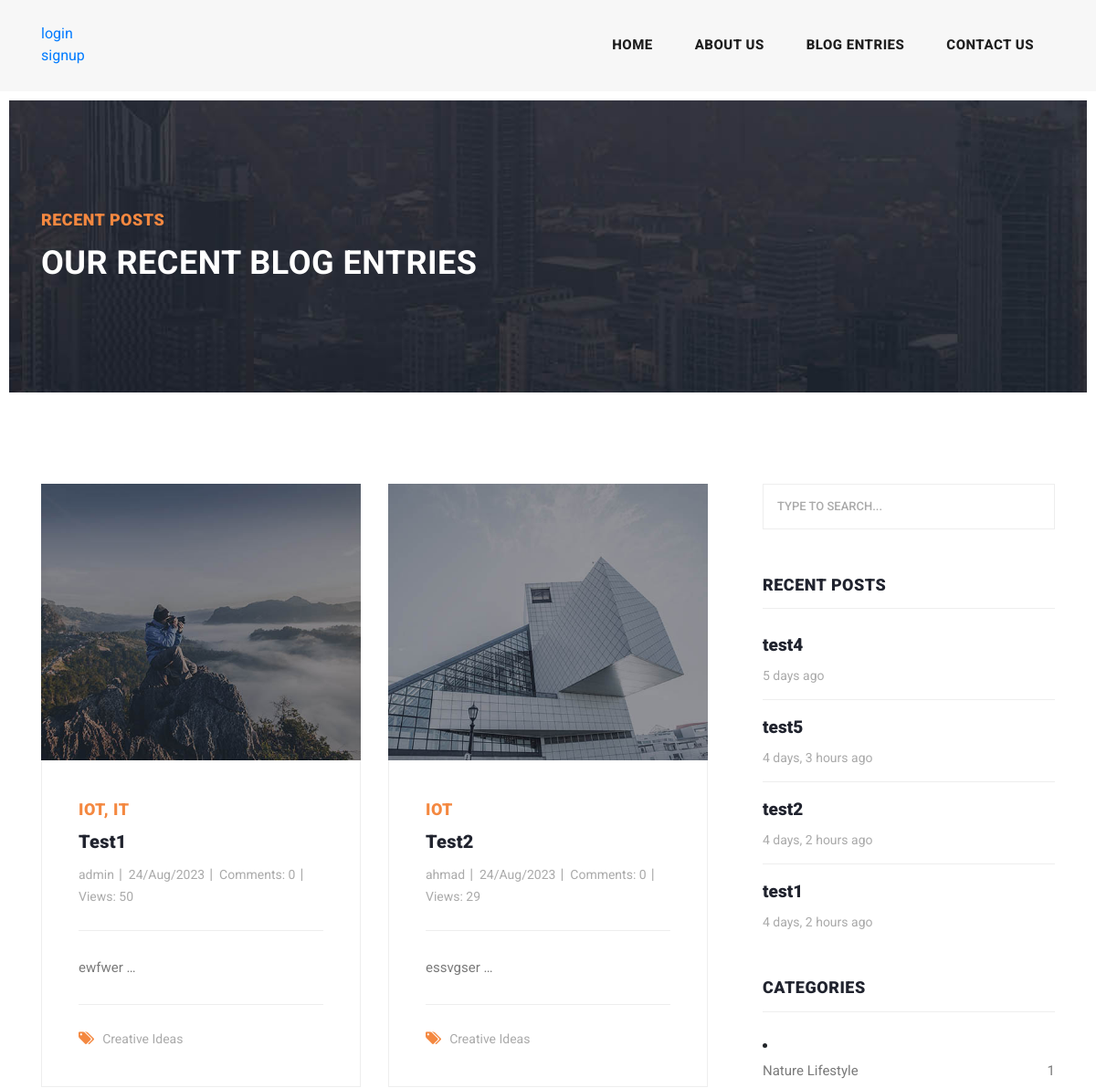
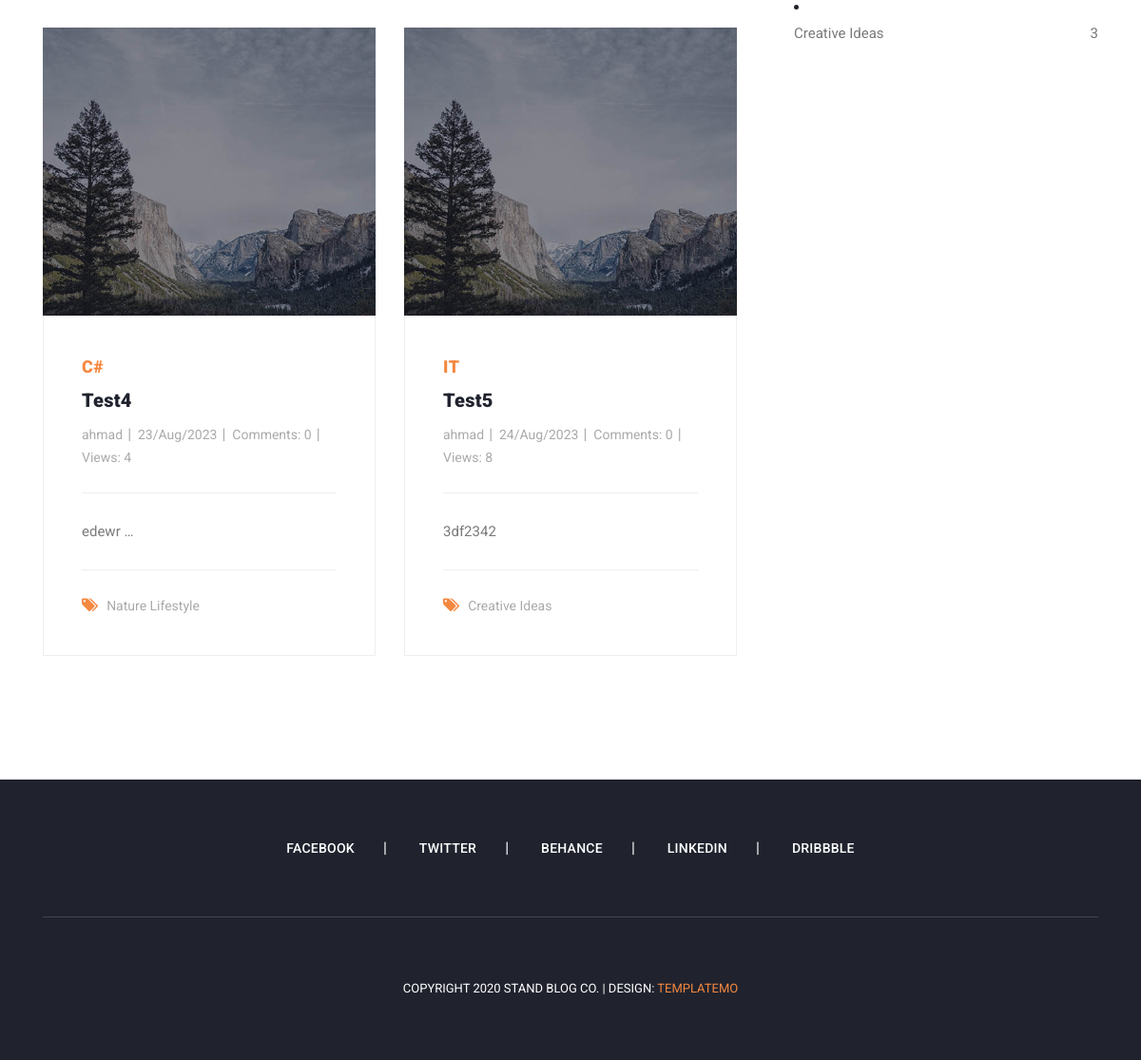
Before: /blog/search/ with the older database file (2 pictures, top to bottom).
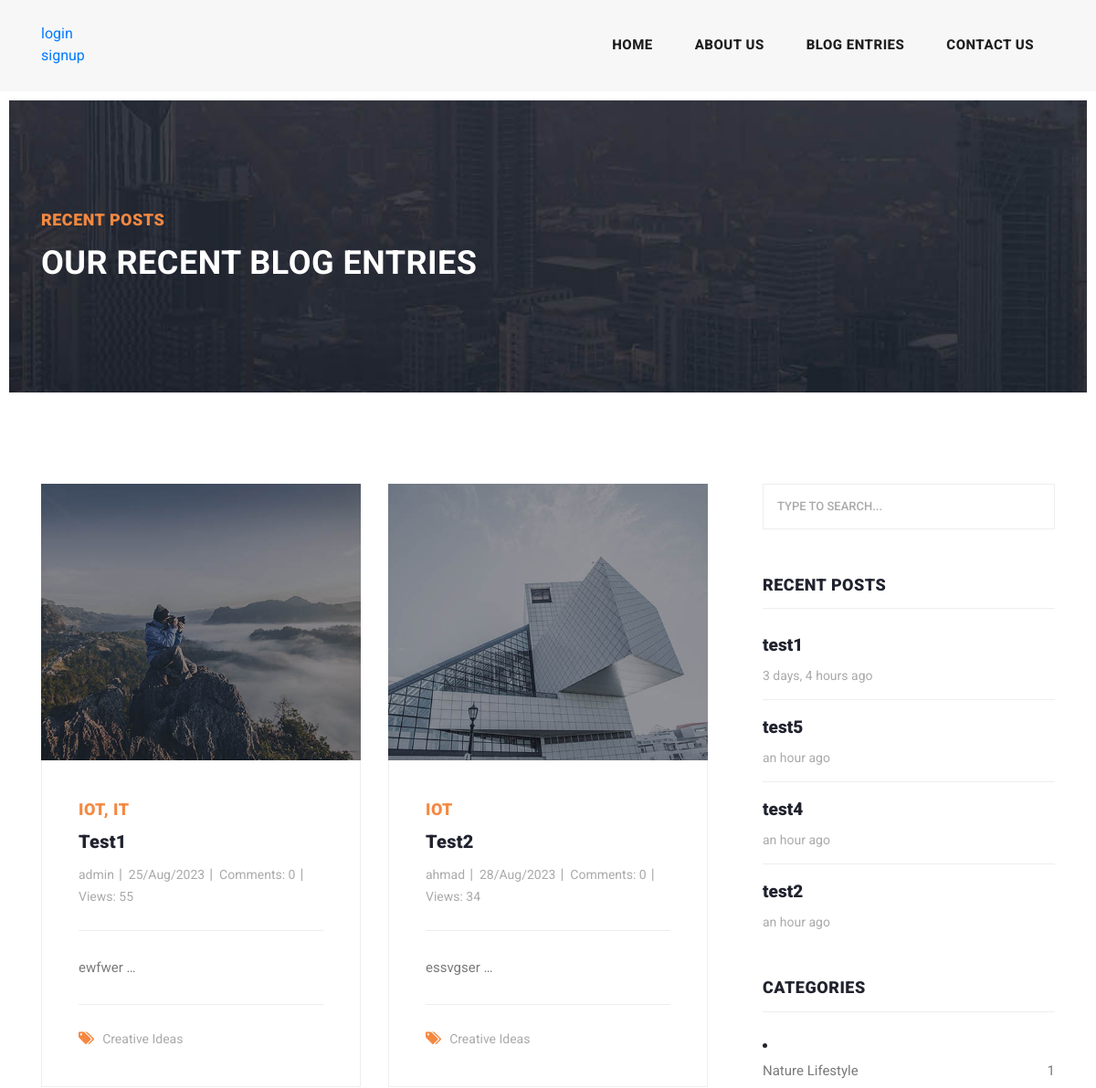
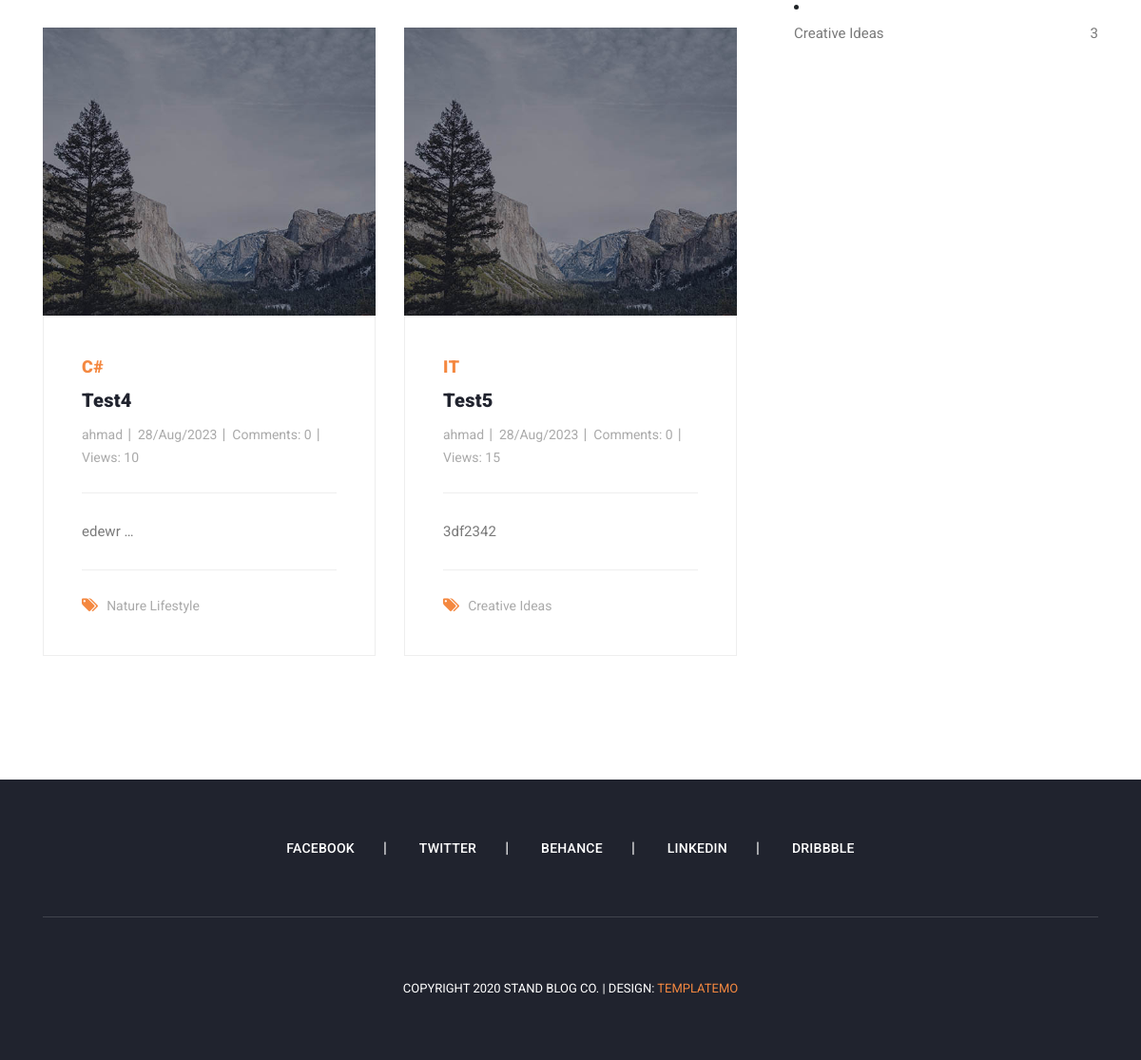
After: the same page with the newer database file (2 pictures, top to bottom).
### blog/models.py (models this page shows, shortened)
class post(models.Model):
    image = models.ImageField(upload_to='blog',default='blog/default.jpg')
    author = models.ForeignKey(User,on_delete=models.SET_NULL,null=True)
    title = models.CharField(max_length = 255)
    content = models.TextField()
    tags = TaggableManager()
    category = models.ManyToManyField(Category)
    count_views = models.IntegerField(default = 0)
    status = models.BooleanField(default = False)
    login_requier = models.BooleanField(default=False)
    published_date = models.DateTimeField(auto_now = True)
    created_date = models.DateTimeField(auto_now_add = True)
    updated_date = models.DateTimeField(auto_now = True)

class Category(models.Model) :
    name = models.CharField(max_length=255)
    def __str__(self):
        return self.name

### blog/views.py (the view)
# urls.py: path('search/',blog_search,name='search'),
def blog_search(request):
    posts = post.objects.filter(published_date__lte=timezone.now(),status = 1)
    if request.method=='GET':
        if s:= request.GET.get('s'):
            posts = posts.filter(content__contains=s)
    context = {'posts':posts}
    return render(request,'blog/blog.html',context)

### blog/templatetags/custom_tags.py (called while the page is built)
@register.inclusion_tag('recent-post.html')
def latestposts(arg=2):
    posts = post.objects.filter(status=1).order_by('published_date')[:arg]
    return {'posts':posts}

@register.inclusion_tag('categories.html')
def postcategories():
    posts = post.objects.filter(status=1)
    categories = Category.objects.all()
    cat_dict = {}
    for cat in categories:
        cat_dict[cat] = posts.filter(category=cat).count()
    return {'cat':cat_dict}

### templates/blog/blog.html (shortened to what this page needs)
{% extends 'base.html'%}
{% load static %}
{% block content%}
{% load custom_tags %}
    <div class="heading-page header-text">
      <section class="page-heading">
        <div class="container">
          <div class="row">
            <div class="col-lg-12">
              <div class="text-content">
                <h4>Recent Posts</h4>
                <h2>Our Recent Blog Entries</h2>
              </div>
            </div>
          </div>
        </div>
      </section>
    </div>
    <section class="blog-posts grid-system">
      <div class="container">
        <div class="row">
          <div class="col-lg-8">
            <div class="all-blog-posts">
              <div class="row">
                {%for post in posts%}
                <div class="col-lg-6">
                  <div class="blog-post">
                    <div class="blog-thumb">
                      <img src="{{post.image.url}}" alt="">
                    </div>
                    <div class="down-content">
                      <span>{{post.tags.all|join:", "}}</span>
                      <a href="{% url 'blog:detail' pk=post.id %}"><h4>{{post.title}}</h4></a>
                      <ul class="post-info">
                        <li><a href="{% url 'blog:author' author_username=post.author.username %}">{{post.author}}</a></li>
                        <li><a href="#">{{post.published_date|date:'d/M/Y'}}</a></li>
                        <li><a href="#">Comments: {{comments|length}}</a></li>
                        <li><a href="#">Views: {{post.count_views}}</a></li>
                      </ul>
                      {{post.content|truncatewords:1|safe}}
                      <div class="post-options">
                        <div class="row">
                          <div class="col-lg-12">
                            <ul class="post-tags">
                              <li><i class="fa fa-tags"></i></li>
                              {% for cat in post.category.all %}
								                <li><a href="{% url 'blog:category' cat_name=cat.name %}">{{cat.name}}</a>{% if not forloop.last %},{% endif %}</li>
							                {% endfor %}
                            </ul>
                          </div>
                        </div>
                      </div>
                    </div>
                  </div>
                </div>
                {% endfor %}
              </div>
            </div>
          </div>
          <div class="col-lg-4">
            <div class="sidebar">
              <div class="row">
                {% include 'blog/search.html' %}
                {% latestposts 4 %}
                {% postcategories %}
              </div>
            </div>
          </div>
        </div>
      </div>
    </section>
    {% endblock %}

### templates/base.html (shortened to what this page needs)
{% load static %}
{% load static compress %}
<!DOCTYPE html>
<html lang="en">
  <head>
    <link href="{% static 'vendor/bootstrap/css/bootstrap.min.css' %}" rel="stylesheet">
    {% compress css %}
    <link rel="stylesheet" href="{% static 'assets/css/fontawesome.css' %}">
    <link rel="stylesheet" href="{% static 'assets/css/templatemo-stand-blog.css' %}">
    <link rel="stylesheet" href="{% static 'assets/css/owl.css' %}">
    {% endcompress %}
  </head>
  <body>
    <header class="">
      <nav class="navbar navbar-expand-lg">
        <div class="container">
          <ul>
            {% if request.user.is_authenticated %}
            <li><a href="#">login as {{request.user.username}}</a>
            <li><a href="{% url 'account:logout' %}">logout</a></li>
            {% else %}
            <li><a href="{% url 'account:login' %}">login</a></li>
            <li><a href="{% url 'account:signup' %}">signup</a></li>
            {% endif %}
          </ul>
          <div class="collapse navbar-collapse" id="navbarResponsive">
            <ul class="navbar-nav ml-auto">
              <li class="nav-item">
                <a class="nav-link" href="{% url 'website:index' %}">Home
                </a>
              </li>
              <li class="nav-item">
                <a class="nav-link" href="{% url 'website:about' %}">About Us</a>
              </li>
              <li class="nav-item">
                <a class="nav-link" href="{% url 'blog:blog' %}">Blog Entries</a>
              </li>
              <li class="nav-item">
                <a class="nav-link" href="{% url 'website:contact' %}">Contact Us</a>
              </li>
            </ul>
          </div>
        </div>
      </nav>
      <div class="row">
        <div class="col-lg-12">
        </div>
      </div>
    </header>
    {% block content %}
    {% endblock %}
    <footer>
        <div class="container">
          <div class="row">
            <div class="col-lg-12">
              <ul class="social-icons">
                <li><a href="#">Facebook</a></li>
                <li><a href="#">Twitter</a></li>
                <li><a href="#">Behance</a></li>
                <li><a href="#">Linkedin</a></li>
                <li><a href="#">Dribbble</a></li>
              </ul>
            </div>
            <div class="col-lg-12">
              <div class="copyright-text">
                <p>Copyright 2020 Stand Blog Co.
                   | Design: <a rel="nofollow" href="https://templatemo.com" target="_parent">TemplateMo</a></p>
              </div>
            </div>
          </div>
        </div>
      </footer>
    </body>
  </html>

### templates/blog/search.html
<div class="col-lg-12">
    <div class="sidebar-item search">
      <form id="search_form" name="s" method="GET" action="{% url 'blog:search' %}">
        <input type="text" name="s" class="searchText" placeholder="type to search..." autocomplete="on">
      </form>
    </div>
  </div>

### templates/recent-post.html
{% load static %}
{% load humanize %}
<div class="col-lg-12">
    <div class="sidebar-item recent-posts">
      <div class="sidebar-heading">
        <h2>Recent Posts</h2>
      </div>
      <div class="content">
        {% for post in posts %}
        <ul>
          <li><a href="{% url 'blog:detail' pk=post.id %}">
            <h5>{{ post.title}}</h5>
            <span>{{post.published_date|naturaltime}}</span>
          </a></li>
        {% endfor %}
        </ul>
      </div>
    </div>
  </div>

### templates/categories.html
{% load static %}
<div class="col-lg-12">
    <div class="sidebar-item categories">
      <div class="sidebar-heading">
        <h2>Categories</h2>
      </div>
      <div class="content">
        {% for name,count in cat.items %}
        <li>
            <a href="{% url 'blog:category' cat_name=name %}" class="d-flex justify-content-between">
                <p>{{name}}</p>
                <p>{{count}}</p>
            </a>
        </li>
        {% endfor %}
      </div>
    </div>
  </div>

Changed rows visible on the page:
changed post "Test1": published_date "24/Aug/2023" → "25/Aug/2023"; count_views "50" → "55"; published_date "4 days, 2 hours ago" → "3 days, 4 hours ago"; moves up the list
changed post "Test2": published_date "24/Aug/2023" → "28/Aug/2023"; count_views "29" → "34"; published_date "4 days, 2 hours ago" → "an hour ago"
changed post "Test4": published_date "23/Aug/2023" → "28/Aug/2023"; count_views "4" → "10"; published_date "5 days ago" → "an hour ago"
changed post "Test5": published_date "24/Aug/2023" → "28/Aug/2023"; count_views "8" → "15"; published_date "4 days, 3 hours ago" → "an hour ago"; moves down the list
